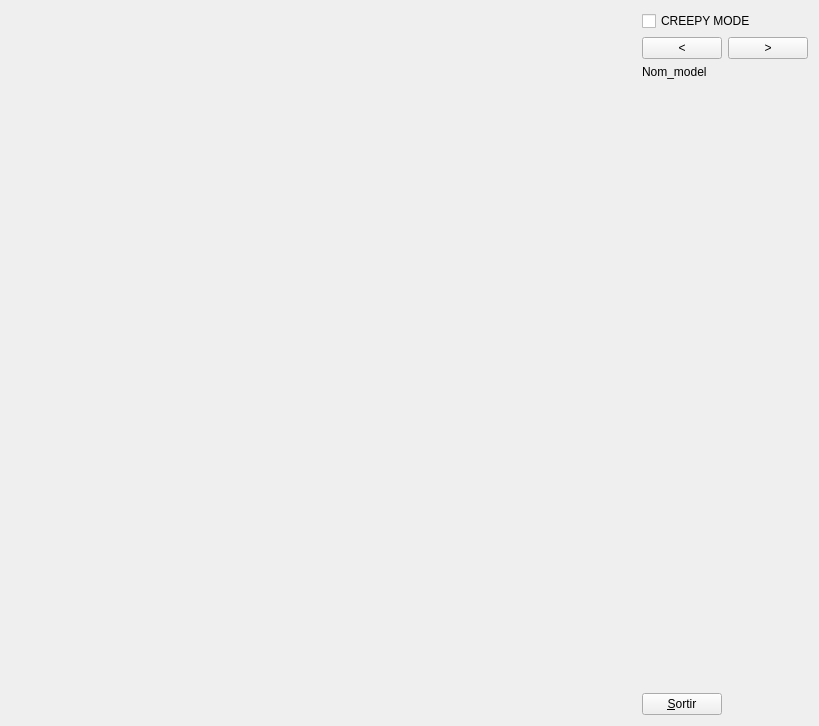
<?xml version="1.0" encoding="UTF-8"?>
<ui version="4.0">
 <class>MyForm</class>
 <widget class="QWidget" name="MyForm">
  <property name="geometry">
   <rect>
    <x>0</x>
    <y>0</y>
    <width>819</width>
    <height>726</height>
   </rect>
  </property>
  <property name="windowTitle">
   <string>IDI-Lab</string>
  </property>
  <layout class="QHBoxLayout" name="horizontalLayout">
   <item>
    <widget class="MyGLWidget" name="widget" native="true">
     <property name="sizePolicy">
      <sizepolicy hsizetype="Expanding" vsizetype="Expanding">
       <horstretch>0</horstretch>
       <verstretch>0</verstretch>
      </sizepolicy>
     </property>
    </widget>
   </item>
   <item>
    <layout class="QVBoxLayout" name="verticalLayout">
     <item>
      <widget class="QCheckBox" name="checkBox">
       <property name="text">
        <string>CREEPY MODE</string>
       </property>
      </widget>
     </item>
     <item>
      <layout class="QHBoxLayout" name="horizontalLayout_3">
       <item>
        <widget class="QPushButton" name="pushButton_3">
         <property name="text">
          <string>&lt;</string>
         </property>
        </widget>
       </item>
       <item>
        <widget class="QPushButton" name="pushButton_2">
         <property name="text">
          <string>&gt;</string>
         </property>
         <property name="autoDefault">
          <bool>false</bool>
         </property>
         <property name="default">
          <bool>false</bool>
         </property>
         <property name="flat">
          <bool>false</bool>
         </property>
        </widget>
       </item>
      </layout>
     </item>
     <item>
      <widget class="QLabel" name="label">
       <property name="text">
        <string>Nom_model</string>
       </property>
      </widget>
     </item>
     <item>
      <spacer name="verticalSpacer">
       <property name="orientation">
        <enum>Qt::Vertical</enum>
       </property>
       <property name="sizeHint" stdset="0">
        <size>
         <width>20</width>
         <height>40</height>
        </size>
       </property>
      </spacer>
     </item>
     <item>
      <widget class="QPushButton" name="pushButton">
       <property name="sizePolicy">
        <sizepolicy hsizetype="Fixed" vsizetype="Fixed">
         <horstretch>0</horstretch>
         <verstretch>0</verstretch>
        </sizepolicy>
       </property>
       <property name="text">
        <string>&amp;Sortir</string>
       </property>
      </widget>
     </item>
    </layout>
   </item>
  </layout>
 </widget>
 <customwidgets>
  <customwidget>
   <class>MyGLWidget</class>
   <extends>QWidget</extends>
   <header>MyGLWidget.h</header>
   <container>1</container>
   <slots>
    <signal>actualitza_llum(bool)</signal>
    <signal>actualitza_nom_model(QString)</signal>
    <slot>activa_llum(bool)</slot>
    <slot>next_model()</slot>
    <slot>previous_model()</slot>
   </slots>
  </customwidget>
 </customwidgets>
 <resources/>
 <connections>
  <connection>
   <sender>pushButton</sender>
   <signal>clicked()</signal>
   <receiver>MyForm</receiver>
   <slot>close()</slot>
   <hints>
    <hint type="sourcelabel">
     <x>715</x>
     <y>715</y>
    </hint>
    <hint type="destinationlabel">
     <x>839</x>
     <y>529</y>
    </hint>
   </hints>
  </connection>
  <connection>
   <sender>checkBox</sender>
   <signal>toggled(bool)</signal>
   <receiver>widget</receiver>
   <slot>activa_llum(bool)</slot>
   <hints>
    <hint type="sourcelabel">
     <x>737</x>
     <y>28</y>
    </hint>
    <hint type="destinationlabel">
     <x>623</x>
     <y>86</y>
    </hint>
   </hints>
  </connection>
  <connection>
   <sender>widget</sender>
   <signal>actualitza_llum(bool)</signal>
   <receiver>checkBox</receiver>
   <slot>setChecked(bool)</slot>
   <hints>
    <hint type="sourcelabel">
     <x>623</x>
     <y>127</y>
    </hint>
    <hint type="destinationlabel">
     <x>771</x>
     <y>27</y>
    </hint>
   </hints>
  </connection>
  <connection>
   <sender>pushButton_2</sender>
   <signal>clicked()</signal>
   <receiver>widget</receiver>
   <slot>next_model()</slot>
   <hints>
    <hint type="sourcelabel">
     <x>760</x>
     <y>64</y>
    </hint>
    <hint type="destinationlabel">
     <x>588</x>
     <y>203</y>
    </hint>
   </hints>
  </connection>
  <connection>
   <sender>pushButton_3</sender>
   <signal>clicked()</signal>
   <receiver>widget</receiver>
   <slot>previous_model()</slot>
   <hints>
    <hint type="sourcelabel">
     <x>682</x>
     <y>62</y>
    </hint>
    <hint type="destinationlabel">
     <x>613</x>
     <y>166</y>
    </hint>
   </hints>
  </connection>
  <connection>
   <sender>widget</sender>
   <signal>actualitza_nom_model(QString)</signal>
   <receiver>label</receiver>
   <slot>setText(QString)</slot>
   <hints>
    <hint type="sourcelabel">
     <x>573</x>
     <y>242</y>
    </hint>
    <hint type="destinationlabel">
     <x>706</x>
     <y>82</y>
    </hint>
   </hints>
  </connection>
 </connections>
</ui>
